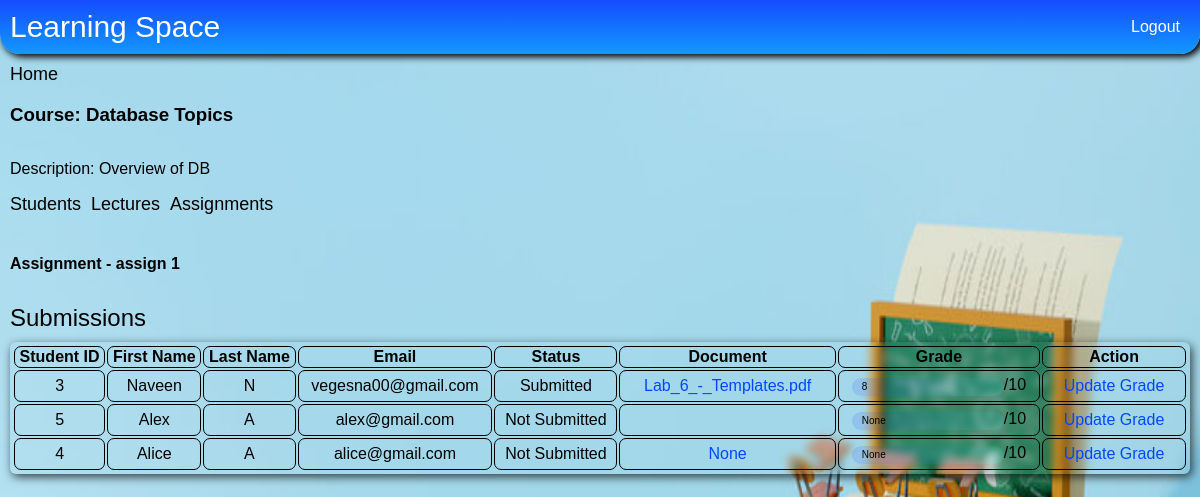
/instructor/course?course_id=1&assignment_id=3&request_grades=True (signed in), run on the app's committed database.
### e_learn/models.py (models this page shows)
class Course(models.Model):
    name = models.CharField(max_length=60)
    description = models.TextField(default=None, null=True, blank=True)
    institution = models.ForeignKey(Institution, on_delete=models.CASCADE)

class Assignment(models.Model):
    name = models.TextField()
    course = models.ForeignKey(Course, on_delete=models.CASCADE)
    deadline = models.DateTimeField(null=True)
    created_on = models.DateField(auto_now_add=True)
    assignment_doc = models.FileField(upload_to=get_file_path_assignment)
    grade_points = models.IntegerField(null=True)
    class Meta:
        ordering = ["created_on"]

class AssignmentGrades(models.Model):
    assignment = models.ForeignKey(Assignment, on_delete=models.CASCADE)
    grade = models.IntegerField(blank=True, null=True)
    user = models.ForeignKey(User, on_delete=models.CASCADE)
    submitted_status = models.BooleanField(default=False)
    assignment_doc = models.FileField(upload_to=get_file_path_assignment_submission, null=True)

class User(AbstractUser):
    is_student = models.BooleanField(default=False)
    is_instructor = models.BooleanField(default=False)
    is_institution = models.BooleanField(default=False)

### e_learn/views.py (the view, shortened to what this page needs)
# urls.py: path('instructor/course', views.instructor_course_details, name='instructor_course_details'),
@login_required(login_url='login')
def instructor_course_details(request):
    course_id = request.GET.get('course_id')
    assignment_id = request.GET.get('assignment_id')
    req_students = request.GET.get('request_students')
    req_update_final_grade = request.GET.get('request_update_final_grade')
    req_notes = request.GET.get('request_notes')
    req_notes_create = request.GET.get('request_notes_create')
    req_update_notes = request.GET.get('request_update_notes')
    req_remove_notes = request.GET.get('remove_notes')
    req_assignments = request.GET.get('request_assignments')
    req_assignment_create = request.GET.get('request_assignment_create')
    req_update_assignment = request.GET.get('request_update_assignment')
    req_remove_assignment = request.GET.get('remove_assignment')
    req_grades = request.GET.get('request_grades')
    req_update_grade = request.GET.get('request_update_grade')
    course_data = Course.objects.get(pk=course_id)
    send_data = {"course_details": course_data}
    requested_notes = False
    requested_students = False
    requested_assignments = False
    requested_grades = False
    if req_students is not None:
        requested_students = True
        send_data['requested_students'] = True
    elif req_notes is not None:
        requested_notes = True
        send_data['requested_notes'] = True
    elif req_notes_create is not None:
        send_data['requested_notes_create'] = True
        return render(request, 'course_data_to_instructor.html', send_data)
    elif req_assignment_create is not None:
        send_data['requested_assignment_create'] = True
        return render(request, 'course_data_to_instructor.html', send_data)
    elif req_grades is not None:
        send_data['requested_grades'] = True
        requested_grades = True
    elif req_update_notes is not None:
        notes_id = request.GET.get('notes_id')
        notes_details = Notes.objects.get(pk=notes_id)
        send_data['requested_update_notes'] = True
        send_data['notes_details'] = notes_details
        return render(request, 'course_data_to_instructor.html', send_data)
    elif req_assignments is not None:
        requested_assignments = True
        send_data['requested_assignments'] = True
    elif req_update_grade is not None:
        send_data['requested_grades'] = True
        send_data['requested_grade_update'] = True
        requested_grades = True
    elif req_update_final_grade is not None:
        send_data['requested_final_grade_update'] = True
        requested_students = True
        send_data['requested_students'] = requested_students
    if requested_grades:
        assignment_details = Assignment.objects.get(pk=assignment_id)
        users_data = course_users(course_id=course_id)
        if users_data is None:
            return render(request, "instructor_home.html")
        students_exists = True
        if len(users_data["students_lst"]) == 0:
            send_data['msg'] = "No students in the course yet."
            return render(request, "course_data_to_instructor.html", send_data)
        students_lst = AssignmentGrades.objects.filter(assignment=assignment_id)
        for student in students_lst:
            student.assignment_doc = str(student.assignment_doc.name).split('/')[-1]
        send_data["students_lst"] = students_lst
        send_data["assignment_details"] = assignment_details
    return render(request, "course_data_to_instructor.html", send_data)

### e_learn/views.py (called while the page is built)
def course_users(course_id):
    try:
        course = Course.objects.get(id=course_id)
        lst_user_relations = UserCourseRelation.objects.filter(course=course)
        students_lst = []
        instructor = None
        for relation in lst_user_relations:
            if relation.user.is_instructor:
                instructor = relation.user
            else:
                students_lst.append(relation.user)
        if len(students_lst) == 0 and instructor is None:
            return None
        return {"course": course, "students_lst": students_lst, "instructor": instructor}
    except Exception as e:
        return None

### e_learn/templates/course_data_to_instructor.html (shortened to what this page needs)
{% extends "base_loggedIn.html" %}
{% block body %}
    {% load static %}
    <link rel="stylesheet" type="text/css" href="{% static 'css/table_pages.css' %}"/>
    <link rel="stylesheet" type="text/css" href="{% static 'css/login.css' %}"/>
    <div class="course-list-page">
        <div class="course-list-header">
            <a href="{% url 'instructor_home' %}">Home</a>
        </div>
        <h3> Course: {{ course_details.name }}</h3>
        <p>Description: {{ course_details.description }}</p>
        <div class="course-list-header">
            <a href="{% url 'instructor_course_details' %}?course_id={{ course_details.id }}&request_students=True">Students</a>
            <a href="{% url 'instructor_course_details' %}?course_id={{ course_details.id }}&request_notes=True">Lectures</a>
            <a href="{% url 'instructor_course_details' %}?course_id={{ course_details.id }}&request_assignments=True">Assignments</a>
        </div>
        <br>
        {% if requested_grades %}
            <h4> Assignment - {{ assignment_details.name }} </h4>
            <div class="course-list-page">
                <span class="title">Submissions</span>
                <table class="table-class">
                    <thead>
                    <tr>
                        <th scope="col" style="border: 1px solid black;"> Student ID</th>
                        <th scope="col" style="border: 1px solid black;"> First Name</th>
                        <th scope="col" style="border: 1px solid black;"> Last Name</th>
                        <th scope="col" style="border: 1px solid black;"> Email</th>
                        <th scope="col" style="border: 1px solid black;"> Status</th>
                        <th scope="col" style="border: 1px solid black;"> Document</th>
                        <th scope="col" style="border: 1px solid black;"> Grade</th>
                        <th scope="col" style="border: 1px solid black;"> Action</th>
                    </tr>
                    </thead>
                    <tbody>
                    {% for student_record in students_lst %}
                        <tr>
                            <td style="border: 1px solid black;padding: 5px"
                                align="center">{{ student_record.user.id }}</td>
                            <td style="border: 1px solid black;padding: 5px"
                                align="center">{{ student_record.user.first_name }}</td>
                            <td style="border: 1px solid black;padding: 5px"
                                align="center">{{ student_record.user.last_name }}</td>
                            <td style="border: 1px solid black;padding: 5px"
                                align="center">{{ student_record.user.email }}</td>
                            {% if student_record.submitted_status == 1 %}
                                <td style="border: 1px solid black; padding: 5px" align="center"> Submitted</td>
                            {% else %}
                                <td style="border: 1px solid black; padding: 5px" align="center"> Not Submitted</td>
                            {% endif %}
                            <td style="border: 1px solid black; padding: 5px" align="center">
                                <a href="{% url 'download' %}?assignment_id={{ assignment.id }}"> {{ student_record.assignment_doc.name }} </a>
                            </td>
                            <td style="border: 1px solid black;padding: 5px" align="center">
                                {% if requested_grade_update %}
                                    <form action="{% url 'instructor_course_details' %}?course_id={{ course_details.id }}&grade=True&assignment_id={{ assignment_details.id }}&student_record={{ student_record.id }}"
                                          method="POST"> {% csrf_token %}
                                        {% if student_record.grade is None %}
                                            <input type="text" name="grade" placeholder="{{ student_record.grade }}"
                                                   required>/
                                            {{ assignment_details.grade_points }}
                                        {% else %}
                                            <input type="text" name="grade" value="{{ student_record.grade }}" required>
                                            /
                                            {{ assignment_details.grade_points }}
                                        {% endif %}
                                        <input type="submit" value="Save">
                                    </form>
                                {% else %}
                                    <form>
                                        <input type="text" name="grade" value="{{ student_record.grade }}"
                                               readonly>/{{ assignment_details.grade_points }}
                                    </form>
                                {% endif %}
                            </td>
                            {% if requested_grade_update %}
                                <td style="border: 1px solid black; padding: 5px" align="center">
                                    Update the grade and click 'Save'
                                </td>
                            {% else %}
                                <td style="border: 1px solid black; padding: 5px" align="center">
                                    <a href="{% url 'instructor_course_details' %}?course_id={{ course_details.id }}&assignment_id={{ assignment_details.id }}&request_update_grade=True">
                                        Update Grade </a>
                                </td>
                            {% endif %}
                        </tr>
                    {% endfor %}
                    </tbody>
                </table>
            </div>
        {% endif %}
{% endblock %}

### e_learn/static/css/base_loggedIn.css (style rules this page uses)
body { margin: 0px; background-image: url('../assets/book.jpeg'); background-size: 100% 100%; background-repeat: no-repeat; background-position: center center; height: 100vh; width: 100vw; font-family: Arial, sans-serif; color: black; }

### e_learn/static/css/table_pages.css (style rules this page uses)
.course-list-page { display: flex; flex-direction: column; }
.course-list-page .course-list-header { display: flex; font-size: 18px; }
.course-list-page .course-list-header > a { text-decoration: none; color: #000000; padding-right: 10px; }
.course-list-page .title { font-size: 24px; padding: 10px 0; }
.course-list-page .table-class { border-radius: 6px; padding: 2px; backdrop-filter: blur(4px); -webkit-backdrop-filter: blur(4px); box-shadow: 2px 3px 10px 0px rgba(0, 0, 0, 0.71); -webkit-box-shadow: 2px 3px 10px 0px rgba(0, 0, 0, 0.71); -moz-box-shadow: 2px 3px 10px 0px rgba(0, 0, 0, 0.71); }
.course-list-page .table-class a { margin: 10px; border: none; align-self: center; text-decoration: none; color: #0047ff; cursor: pointer; outline: none; }
.course-list-page .table-class tr, .course-list-page .table-class th, .course-list-page .table-class td { border-radius: 7px; }
.course-list-page .table-class input[type="text"] { outline: none; border: none; padding: 0 10px; background: linear-gradient(89.1deg, rgba(0, 0, 255, 0.1), rgba(0, 252, 241, 0.1)); box-shadow: 5px 5px 10px -2px rgba(0, 0, 0, 0.058823529411764705); border-radius: 45px; transition: all .2s ease-in-out; font-style: normal; font-size: 10px; line-height: 18px; color: #000000; }
.course-list-page .table-class input::placeholder { color: grey; }

### data on the page
Course: name "Database Topics", description "Overview of DB"
Assignment: name "assign 1", grade_points "10"
AssignmentGrades: user.id "3", user.first_name "Naveen", user.last_name "N", user.email "vegesna00@gmail.com", submitted_status "Submitted", assignment_doc.name "Lab_6_-_Templates.pdf", grade "8"
AssignmentGrades: user.id "5", user.first_name "Alex", user.last_name "A", user.email "alex@gmail.com", submitted_status "Not Submitted", grade "None"
AssignmentGrades: user.id "4", user.first_name "Alice", user.last_name "A", user.email "alice@gmail.com", submitted_status "Not Submitted", assignment_doc.name "None", grade "None"
